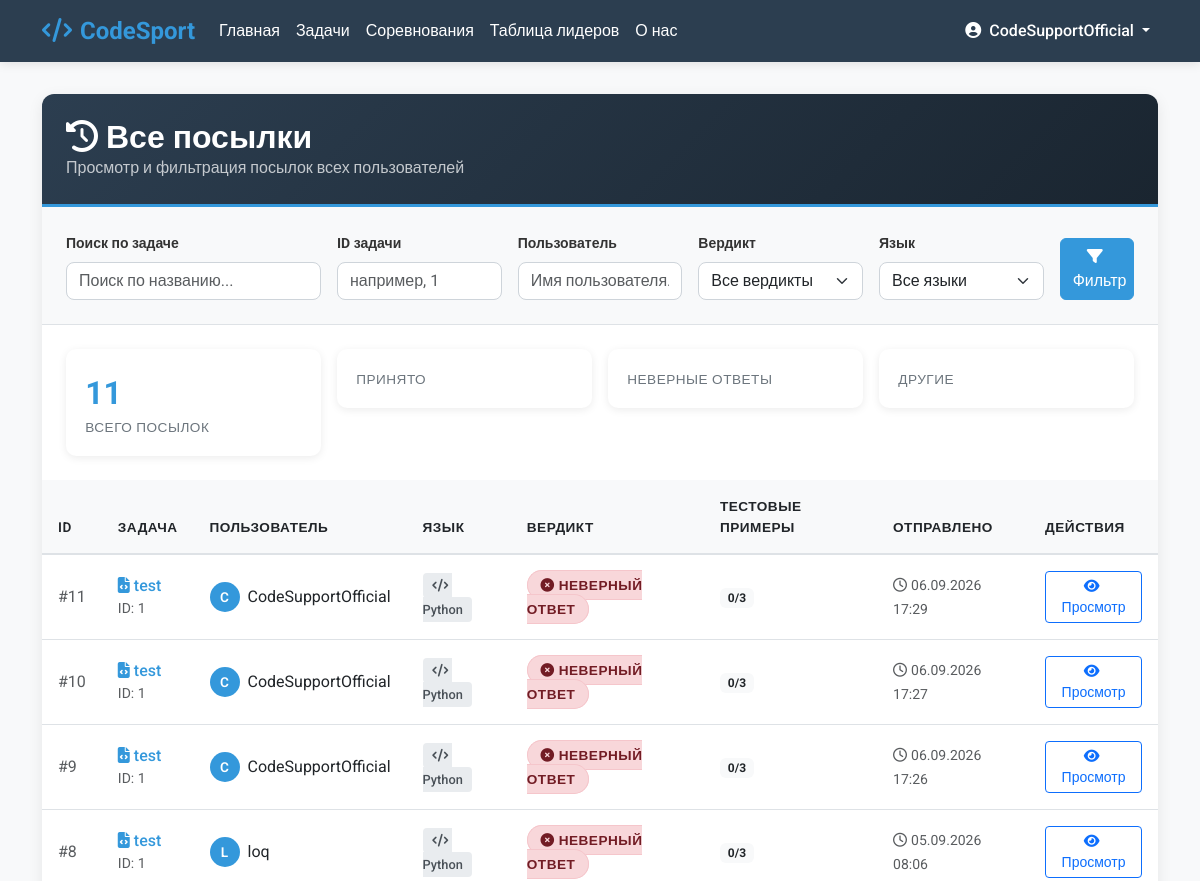
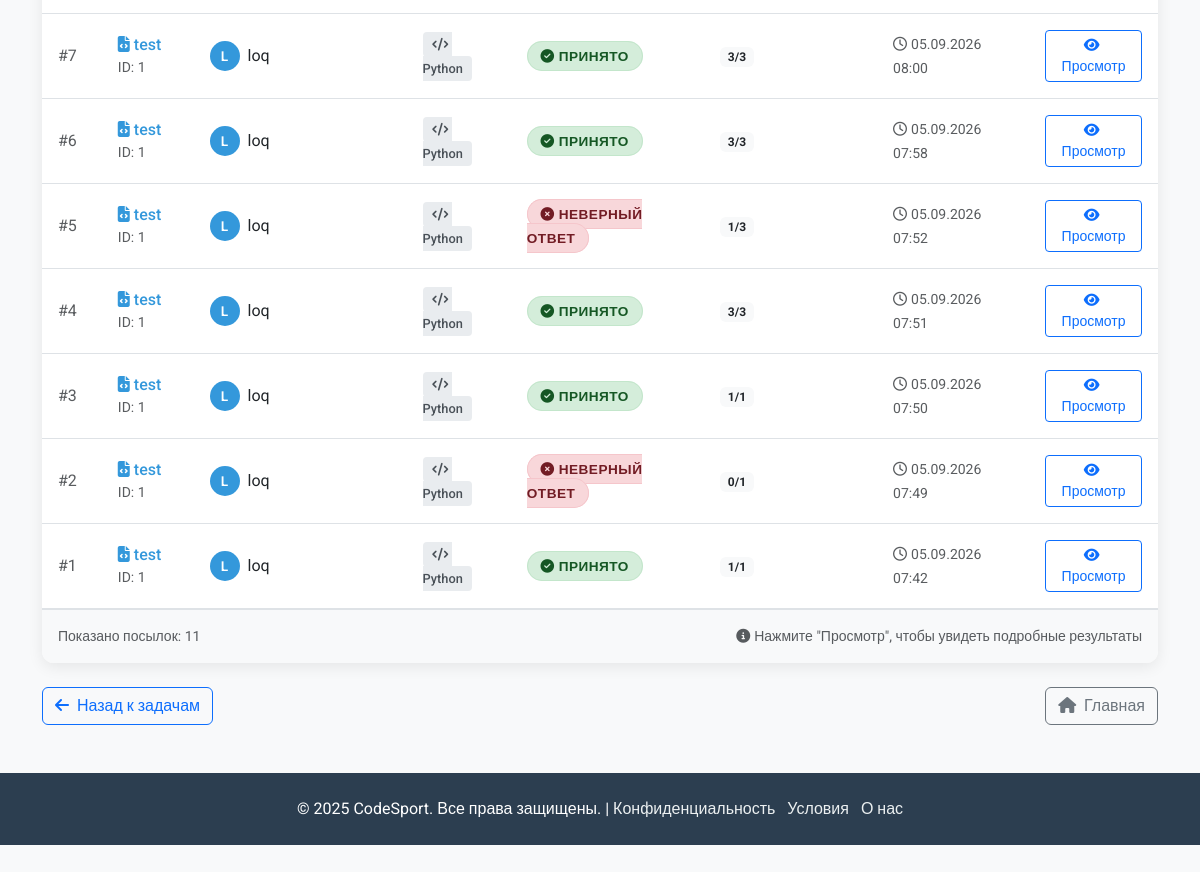
/submissions/ (signed in), run on an earlier commit of the app's database (2 pictures, top to bottom).
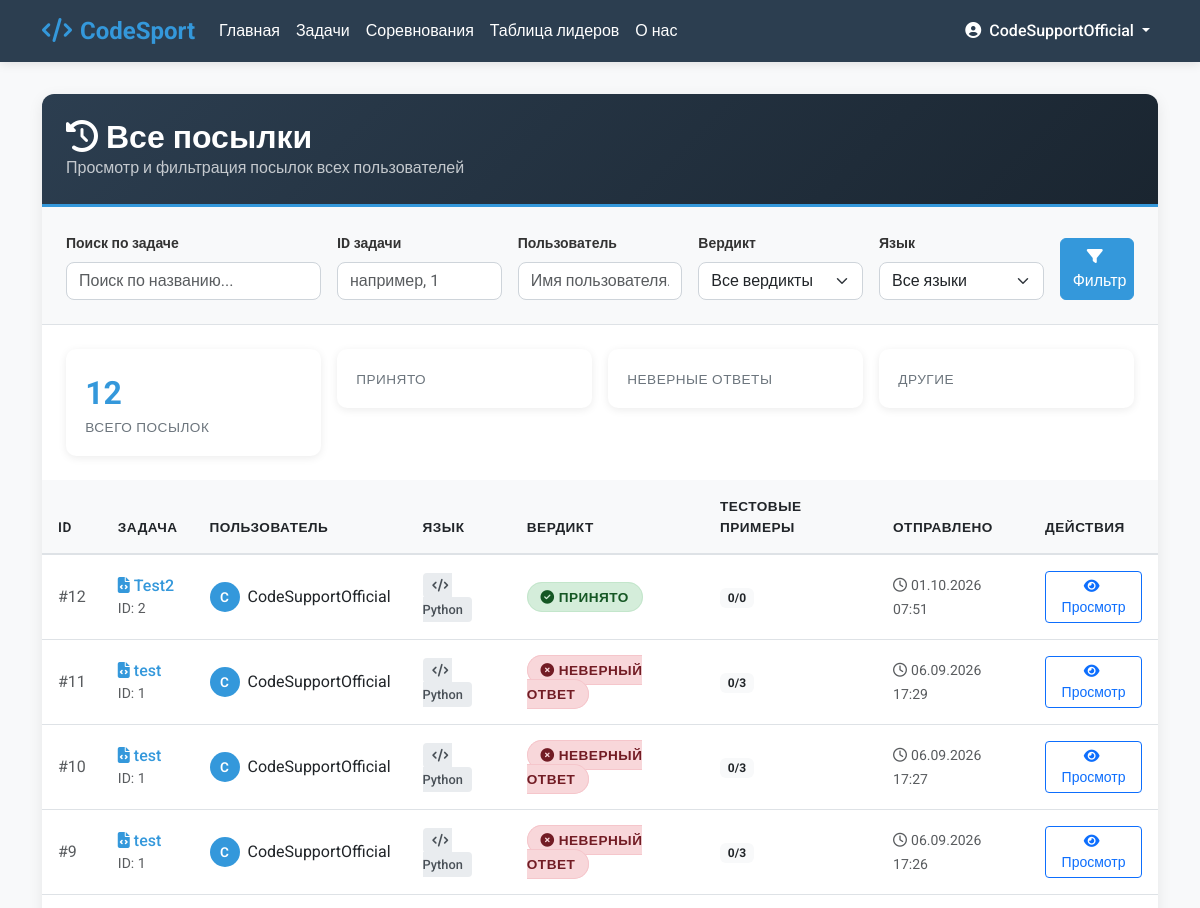
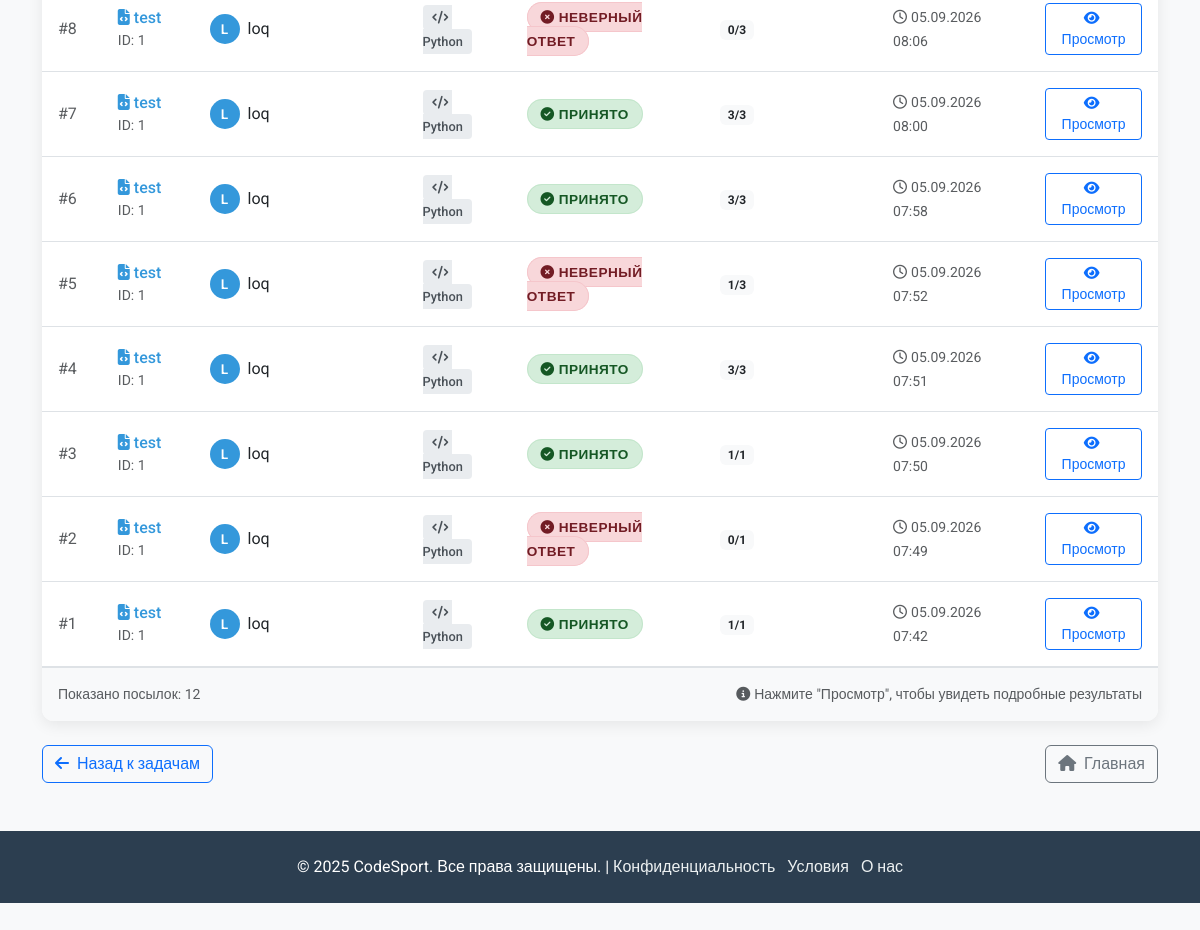
And on a later commit of the database (2 pictures, top to bottom).
### LearnApp/models.py (models this page shows, shortened)
class Submission(models.Model):
    VERDICT_CHOICES = [
        ('accepted', 'Accepted'),
        ('wrong_answer', 'Wrong Answer'),
        ('time_limit_exceeded', 'Time Limit Exceeded'),
        ('runtime_error', 'Runtime Error'),
        ('compilation_error', 'Compilation Error'),
    ]
    LANGUAGE_CHOICES = [
        ('python', 'Python'),
        ('cpp', 'C++'),
        ('java', 'Java'),
    ]
    problem = models.ForeignKey(Problem, on_delete=models.CASCADE)
    user = models.ForeignKey(User, on_delete=models.CASCADE)
    code = models.TextField()
    language = models.CharField(max_length=20, choices=LANGUAGE_CHOICES)
    verdict = models.CharField(max_length=20, choices=VERDICT_CHOICES, blank=True)
    submitted_at = models.DateTimeField(auto_now_add=True)
    execution_time = models.FloatField(null=True, blank=True)
    test_cases_passed = models.IntegerField(default=0)
    total_test_cases = models.IntegerField(default=0)
    class Meta:
        ordering = ['-submitted_at']

class Problem(models.Model):
    DIFFICULTY_CHOICES = [
        ('easy', 'Easy'),
        ('medium', 'Medium'),
        ('hard', 'Hard'),
    ]
    title = models.CharField(max_length=200)
    description = models.TextField()
    author = models.ForeignKey(User, on_delete=models.CASCADE)
    created_at = models.DateTimeField(auto_now_add=True)
    difficulty = models.CharField(max_length=10, choices=DIFFICULTY_CHOICES)
    time_limit = models.IntegerField(default=1, help_text="Time limit in seconds")
    memory_limit = models.IntegerField(default=256, help_text="Memory limit in MB")
    template_code = models.TextField(blank=True, help_text="Initial code template for users")

### LearnApp/views.py (the view)
# urls.py: path('submissions/', views.submissions, name='submissions'),
@login_required
def submissions(request):
    submissions_list = Submission.objects.all().order_by('-submitted_at')
    show_all = request.GET.get('show_all', 'false').lower() == 'true'
    if not show_all and not request.user.is_staff:
        submissions_list = submissions_list.filter(user=request.user)
    search_query = request.GET.get('search', '')
    problem_id = request.GET.get('problem_id', '')
    username = request.GET.get('user', '')
    verdict = request.GET.get('verdict', '')
    language = request.GET.get('language', '')
    if search_query:
        submissions_list = submissions_list.filter(problem__title__icontains=search_query)
    if problem_id:
        try:
            problem_id_int = int(problem_id)
            submissions_list = submissions_list.filter(problem__id=problem_id_int)
        except ValueError:
            pass
    if username:
        submissions_list = submissions_list.filter(user__username__icontains=username)
    if verdict:
        submissions_list = submissions_list.filter(verdict=verdict)
    if language:
        submissions_list = submissions_list.filter(language=language)
    return render(request, 'main/submissions.html', {
        'submissions': submissions_list,
        'show_all': show_all
    })

### templates/main/submissions.html (shortened to what the changed rows need)
<!DOCTYPE html>
<html lang="ru">
<head>
    <link href="https://cdn.jsdelivr.net/npm/bootstrap@5.3.0/dist/css/bootstrap.min.css" rel="stylesheet">
    <link rel="stylesheet" href="https://cdnjs.cloudflare.com/ajax/libs/font-awesome/6.4.0/css/all.min.css">
</head>
<body>
    <div class="container">
        <div class="submissions-container">
            <div class="submissions-header">
                <h2><i class="fas fa-history me-2"></i>Все посылки</h2>
            </div>
            <div class="stats-cards">
                <div class="row g-3">
                    <div class="col-md-3 col-sm-6">
                        <div class="stat-card">
                            <div class="stat-number">{{ submissions|length }}</div>
                            <div class="stat-label">Всего посылок</div>
                        </div>
                    </div>
                </div>
            </div>
            <div class="table-responsive mt-4">
                {% if submissions %}
                <table class="table table-hover">
                    <thead>
                        <tr>
                            <th>ID</th>
                            <th>Задача</th>
                            <th>Пользователь</th>
                            <th>Язык</th>
                            <th>Вердикт</th>
                            <th>Тестовые примеры</th>
                            <th>Отправлено</th>
                            <th>Действия</th>
                        </tr>
                    </thead>
                    <tbody>
                        {% for submission in submissions %}
                        <tr>
                            <td class="text-muted">#{{ submission.id }}</td>
                            <td>
                                <a href="{% url 'problem_detail' submission.problem.id %}" class="problem-link">
                                    <i class="fas fa-file-code me-1"></i>{{ submission.problem.title }}
                                </a>
                                <small class="text-muted d-block">ID: {{ submission.problem.id }}</small>
                            </td>
                            <td>
                                <div class="user-badge">
                                    <div class="user-avatar">
                                        {{ submission.user.username|first|upper }}
                                    </div>
                                    <span>{{ submission.user.username }}</span>
                                </div>
                            </td>
                            <td>
                                <span class="language-badge">
                                    <i class="fas fa-code me-1"></i>{{ submission.language|title }}
                                </span>
                            </td>
                            <td>
                                <span class="verdict-badge verdict-{{ submission.verdict }}">
                                    {% if submission.verdict == 'accepted' %}
                                        <i class="fas fa-check-circle me-1"></i>Принято
                                    {% elif submission.verdict == 'wrong_answer' %}
                                        <i class="fas fa-times-circle me-1"></i>Неверный ответ
                                    {% elif submission.verdict == 'time_limit_exceeded' %}
                                        <i class="fas fa-clock me-1"></i>Превышено время
                                    {% elif submission.verdict == 'runtime_error' %}
                                        <i class="fas fa-exclamation-triangle me-1"></i>Ошибка выполнения
                                    {% elif submission.verdict == 'compilation_error' %}
                                        <i class="fas fa-times-circle me-1"></i>Ошибка компиляции
                                    {% else %}
                                        <i class="fas fa-hourglass-half me-1"></i>{{ submission.verdict|title }}
                                    {% endif %}
                                </span>
                            </td>
                            <td>
                                <span class="badge bg-light text-dark">
                                    {{ submission.test_cases_passed }}/{{ submission.total_test_cases }}
                                </span>
                            </td>
                            <td>
                                <span class="text-muted small">
                                    <i class="far fa-clock me-1"></i>{{ submission.submitted_at|date:"d.m.Y H:i" }}
                                </span>
                            </td>
                            <td>
                                <a href="{% url 'submission_result' submission.id %}" class="btn btn-sm btn-outline-primary">
                                    <i class="fas fa-eye me-1"></i>Просмотр
                                </a>
                            </td>
                        </tr>
                        {% endfor %}
                    </tbody>
                </table>
                {% endif %}
            </div>
            {% if submissions %}
            <div class="pagination-container d-flex justify-content-between align-items-center">
                <span class="text-muted small">
                    Показано посылок: {{ submissions|length }}
                </span>
                <span class="text-muted small">
                    <i class="fas fa-info-circle me-1"></i>Нажмите "Просмотр", чтобы увидеть подробные результаты
                </span>
            </div>
            {% endif %}
        </div>
    </div>
</body>
</html>

What changed in the data, as far as the page shows it:
added Submission: id "12", problem "Test2", problem.id "2", user.username|first "C", user.username "CodeSupportOfficial", language "Python", verdict "accepted" (drawn), test_cases_passed "0", total_test_cases "0", submitted_at "01.10.2026 07:51"
Also different on the page:
{{ submissions|length }}: "11" → "12"
